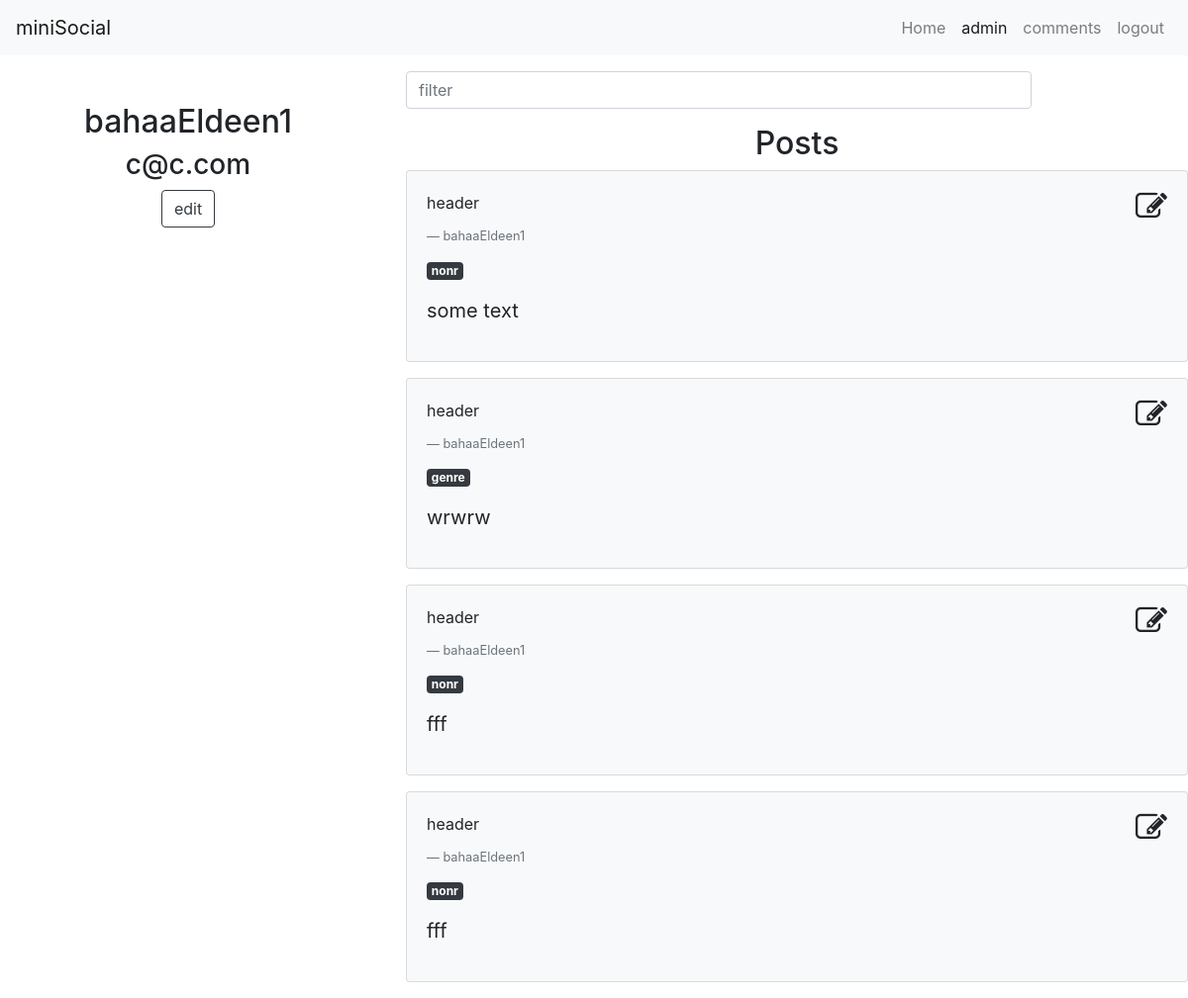
Screenshot of /posts/ (signed in) with the database file from the repository.
### social/models.py (models this page shows, shortened)
class Post(models.Model):
    user = models.ForeignKey(User,on_delete=models.CASCADE)
    text = models.CharField(max_length = 500)
    genre = models.CharField(max_length=20)
    header = models.CharField(max_length=50)

### social/views.py (the view)
# urls.py: path('posts/',views.posts,name="posts"),
def posts(request):
    if not request.user.is_authenticated:
        return redirect('login')
    posts = getUserPostWithoutComments(request.user)
    return render(request,'posts.html',{'user':request.user,'posts':posts})

### social/views.py (called while the page is built)
def getUserPostWithoutComments(user):
    posts = Post.objects.filter(user=user)
    return posts

### templates/posts.html (shortened to what this page needs)
<link rel="stylesheet" href="https://stackpath.bootstrapcdn.com/bootstrap/4.5.0/css/bootstrap.min.css">
<link rel="stylesheet" href="https://stackpath.bootstrapcdn.com/font-awesome/4.7.0/css/font-awesome.min.css">
<nav class="navbar navbar-expand-lg navbar-light bg-light">
    <a class="navbar-brand" href="/">miniSocial</a>
    <div class="collapse navbar-collapse" id="navbarSupportedContent">
      <ul class="navbar-nav ml-auto">
        <li class="nav-item ">
          <a class="nav-link" href="/">Home</a>
        </li>
        <li class="nav-item active">
            <a class="nav-link"href="/posts/">admin</a>
          </li>
          <li class="nav-item ">
            <a class="nav-link"href="/comments/">comments</a>
          </li>
        <li class="nav-item">
            <a class="nav-link"href="/logout/">logout</a>
          </li>
        </ul>
    </div>
  </nav>
<div class="row">
    <div class="col-md-4 text-center mt-5">
       <h2>  {{user.email}} </h2>
       <h3>  {{user.username}} </h3>
       <button id="editUser" class="btn btn-outline-dark">edit</button>
    </div>
    <div class="col-md-8">
        <form class=" mb-3 mt-3  ">
            <input  placeholder="filter" maxlength="500" class="form-control mr-3" id="filterInput" style="width: 80%;">
        </form>
        <h2 class="text-center">Posts</h2>
        {% for data in posts %}
        <div class="card bg-light mb-3">
            <div class="card-body">
                <i class="fa fa-2x fa-pencil-square-o "style="float:right;cursor:pointer" postId="{{data.id}}" index="{{forloop.counter0}}" ></i>
                <p class="card-title">{{ data.header }}</p>
                <p class="blockquote-footer">{{ data.user.email }}</p>
                <p class="badge badge-dark">{{ data.genre }}</p>
                <p class="blockquote">{{ data.text }}</p>
            </div>
        </div>
        {% endfor %}
    </div>
</div>

### rows the page displays
Post: header "header", user.email "bahaaEldeen1", genre "nonr", text "some text"
Post: header "header", user.email "bahaaEldeen1", genre "genre", text "wrwrw"
Post: header "header", user.email "bahaaEldeen1", genre "nonr", text "fff"
Post: header "header", user.email "bahaaEldeen1", genre "nonr", text "fff"

### other values shown
{{ user.email }} "bahaaEldeen1"
{{ user.username }} "c@c.com"
